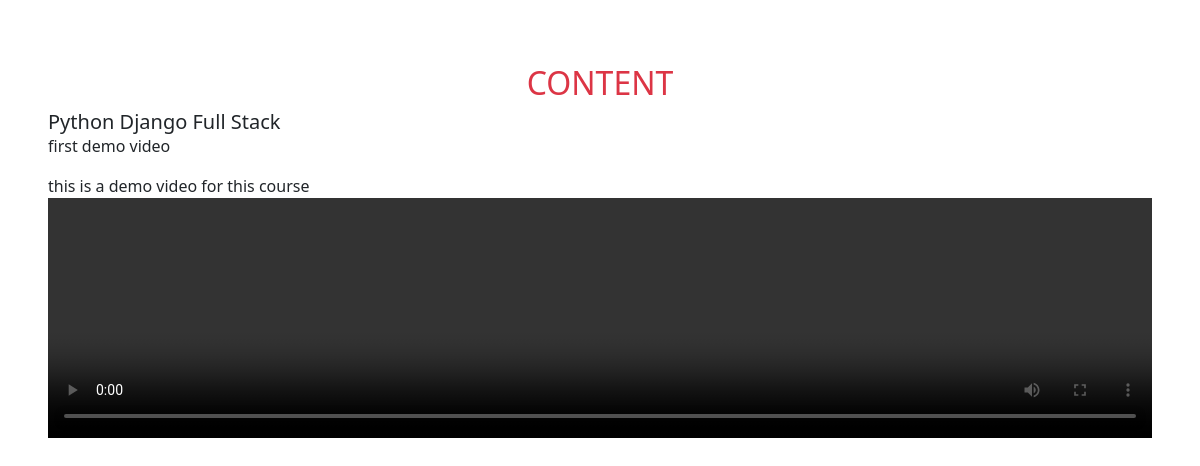
Page /demo/1/ (signed in) on the earlier database version.
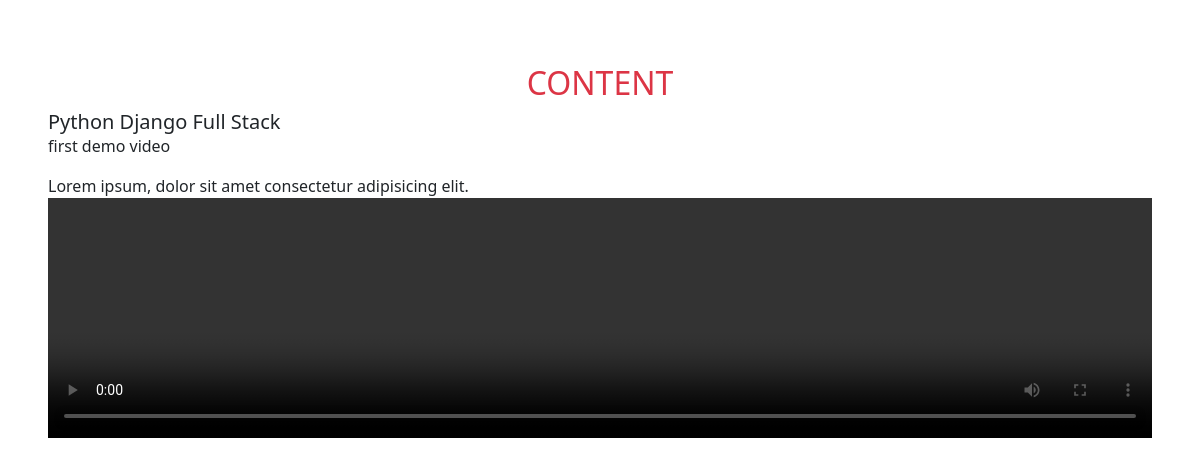
Same page on the later database version.
### app/models.py (models this page shows, shortened)
class Demo_video(models.Model):
    course = models.ForeignKey(Course, on_delete=models.CASCADE)
    title = models.CharField(max_length=100)
    content = models.TextField()
    video_file = models.FileField(upload_to='videos', blank=True, null=True)  # Define the upload_to directory

class Course(models.Model):
    title = models.CharField(max_length=100)
    description = models.TextField()
    picture=models.ImageField(upload_to="images",blank=True,null=True)
    def __str__(self):
        return self.title

### app/views.py (the view)
# urls.py: path('demo/<int:pk>/',views.DemoVideoDetailView.as_view(),name='demovideo-detail'),
@method_decorator(decks, name='dispatch')
class DemoVideoDetailView(DetailView):
    model = Demo_video
    template_name = 'demovideo-detail.html'
    context_object_name = 'demovideo'

### app/templates/demovideo-detail.html (shortened to what this page needs)
<!DOCTYPE html>
<html lang="en">
<head>
  <link href="https://cdn.jsdelivr.net/npm/bootstrap@5.3.2/dist/css/bootstrap.min.css" rel="stylesheet"
>
</head>
<body>
  <div class="row p-5">
    <div class="col--4">
      <h2 class="text-center mt-3 text-danger">CONTENT</h2>
      <div class="card-body">
        <h5 class="card-title">{{demovideo.course}}</h5>
        <p class="card-text">{{demovideo.title}}</p>
        <p class="card-text">{{demovideo.content}}</p>
      </div>
    </div>
    <video width="320" height="240" controls>
      <source src="{{ demovideo.video_file.url }}" type="video/mp4">
    </video>
  </div>
</body>
</html>

Differences in the rows shown:
changed Demo_video "first demo video": content "this is a demo video for this course" → "Lorem ipsum, dolor sit amet consectetur adipisicing elit."
